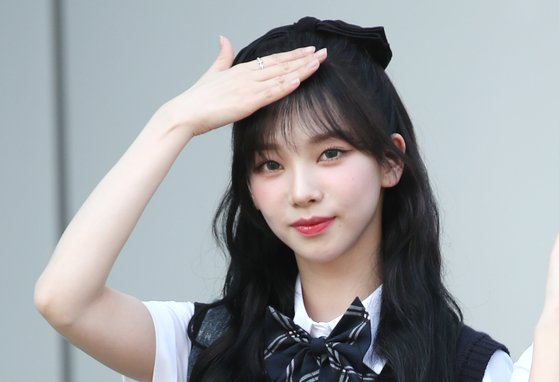
#> input picture lina.jpg, 559 x 382 px
$ jupyter execute chap131.ipynb
#> lines starting #> are read from the running program, lines starting #| are printed output that depends on the picture; after the words box and inside, x2 and y2 are one past the last pixel; in counts of white or black regions, pixels touching at a corner belong together
[cell 1]
import numpy as np
import cv2
from matplotlib import pyplot as plt

[cell 2]
img = cv2.imread('lina.jpg')
#> img is the input picture: shape (382, 559, 3); mean B, G, R 160.3, 157.4, 155.1

[cell 3]
plt_img = cv2.cvtColor(img,cv2.COLOR_BGR2RGB)
plt.imshow(img, cmap = 'gray', interpolation = 'bicubic')
plt.show()

[cell 4]
cv2.namedWindow('imgae', cv2.WINDOW_NORMAL)
cv2.imshow('image',img)
cv2.waitKey(0)
cv2.destroyAllWindows()
cv2.imwrite('lina.jpg', img)
#> Out = True

[cell 5]
img.shape
#> Out = (382, 559, 3)

[cell 6]
img[100,100]
#> Out = [191, 185, 172]

[cell 7]
img[100,100,0]=0
#> img: shape (382, 559, 3); under 0.01% of pixels changed, all inside (x1, y1, x2, y2) = (100, 100, 101, 101)

[cell 8]
img[100,100]
#> Out = [0, 185, 172]

[cell 9]
img[100,100]=[0,0,0]
#> img: shape (382, 559, 3); mean B, G, R 160.3, 157.4, 155.1

[cell 10]
img[:10,:10]

[cell 11]
img[0:10,0:10]

[cell 12]
img[0:10,0:10]=[0,0,0]
#> img: shape (382, 559, 3); mean B, G, R 160.2, 157.3, 155

[cell 13]
img[0:10,0:10]

[cell 14]
img[0:100,100:0,0]=0

[cell 15]
img[10:100,100:200,0]=0
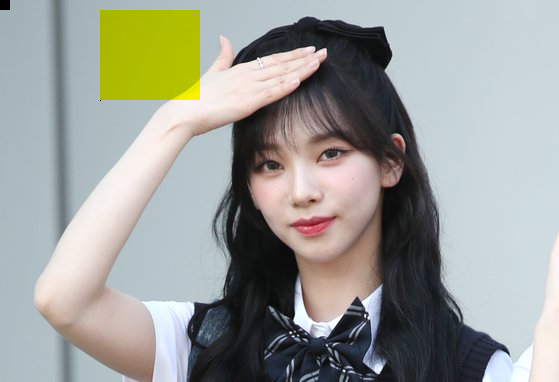
#> img: shape (382, 559, 3); mean B, G, R 151.9, 157.3, 155

[cell 16]
img.shape
#> Out = (382, 559, 3)
